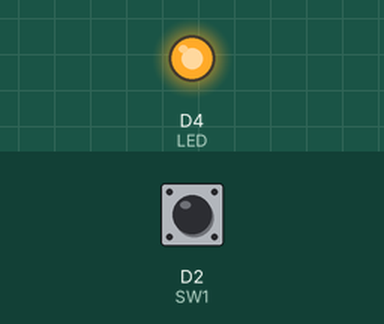
Simulated run of this sketch. Board: ESP8266 (Wemos D1 mini). On the bench: output pins drawn as LEDs (lit = HIGH). The inputs (shaded band) are chosen by the test bench; at power-on: D2 (SW1) HIGH. WiFi joins after 1.5 s; servers stay silent unless stated; the Firebase database answers and starts empty; what the sketch prints to the serial monitor is not drawn.

Above: at 2.7 s.
2.8 s: D2 (SW1) pulled LOW for 0.15 s
At 3.4 s:
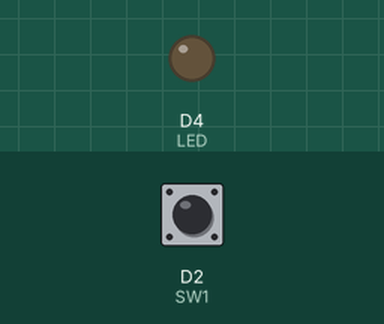
4.6 s: D2 (SW1) pulled LOW for 1 s
At 5.8 s:
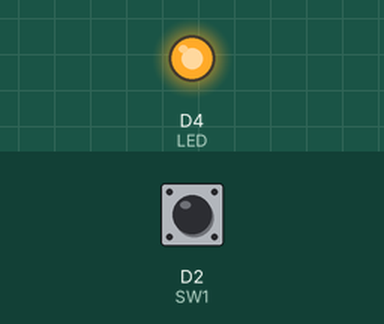
7.1 s: D2 (SW1) pulled LOW for 3.2 s
At 7.8 s:
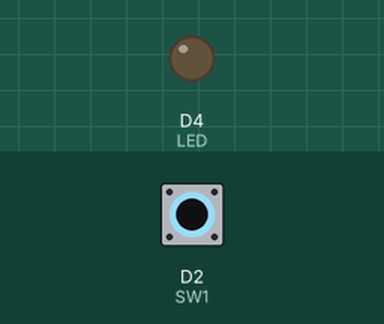
Timing chart, 0 to 10.1 s (numbered marks = the images above; inputs shaded):
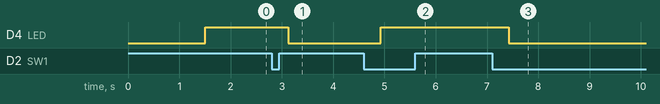

The sketch:

2way_Button.ino
```cpp
/*
D1mini PINMAP IoTSwitch2wayFB.ino
Tx  1
Rx  3
D1  5 (SCL)LED
D2  4 (SDA)button
D3  0 FLASH
D4  2 <builtin LED>
A0  ADC0
D0  16 wake
D5  14 SCK
D6  12 MISO
D7  13 MOSI
D8  15 SS
firebase esp8266 client library
 */
//Firebase IoT Switch

#include <FirebaseESP8266.h>
#include  <ESP8266WiFi.h>
#define WIFI_SSID "KT_GiGA_2G_wons"//"<Your Wifi SSID>"
#define WIFI_PASS "Dnjsvy0221"//"<Your WiFi Password>"

#define FIREBASE_HOST "home-b1262-default-rtdb.firebaseio.com" //Firebase Project URL:Remove "https:", "/"
#define FIREBASE_AUTH "PKM52IzlheH6MvLvRpPii72sHfHRDRApWWBe3Lmr"      //Firebase Auth Token

FirebaseData fbData;

//If using Relay Module
int LED = D4; //initialize 2 Pin
int SW1 = D2;
String state = "0";
String swState = "0";
bool X = LOW;

void setup() {

 Serial.begin(9600);

   WiFi.begin (WIFI_SSID, WIFI_PASS);
   while (WiFi.status() != WL_CONNECTED) {
    delay(500);
    Serial.print(".");
  }
  Serial.println ("");
  Serial.println ("WiFi Connected!");

  Firebase.begin(FIREBASE_HOST,FIREBASE_AUTH);
    pinMode(LED,OUTPUT);//
    digitalWrite(LED,HIGH);
    pinMode(SW1,INPUT_PULLUP);//

}

void loop() {

  if (Firebase.getString(fbData,"/Voice/LED")) {
    state = fbData.stringData();
    if (state=="1"){
      digitalWrite(LED,LOW); //Device1 is ON
    } else if (state=="0"){
      digitalWrite(LED,HIGH);//Device1 if OFF
    }
  }

  if(digitalRead(SW1) == HIGH){
    while(digitalRead(SW1) != LOW){
      delay(5);
    }
    swState = (state=="1")? "0" : "1";
    fbWrite(swState);
  }
}

void fbWrite(String s){
  if (Firebase.setString(fbData,"/Voice/LED", s))
  {
    Serial.println("PASSED");
    Serial.println("PATH: " + fbData.dataPath());
    Serial.println("TYPE: " + fbData.dataType());
    Serial.println("ETag: " + fbData.ETag());
    Serial.println("------------------------------------");
    Serial.println();
  } else {
    Serial.println("FAILED");
    Serial.println("REASON: " + fbData.errorReason());
    Serial.println("------------------------------------");
    Serial.println();
  }
}
/*
 * void loop() {
  if (Firebase.get(fbData,"/Voice/LED")) {
    if (fbData.dataType() == "string") {
      String state1 = fbData.stringData();
      if (state1=="1"){
        digitalWrite(LED,LOW); //Device1 is ON
      } else if (state1=="0"){
        digitalWrite(LED,HIGH);//Device1 if OFF
    }}
  }
}
*/
```

Measured:
- after the input at 2.8 s, D4 (LED): HIGH → LOW after 0.33 s
- after the input at 4.6 s, D4 (LED): LOW → HIGH after 0.33 s
- after the input at 7.1 s, D4 (LED): HIGH → LOW after 0.33 s
